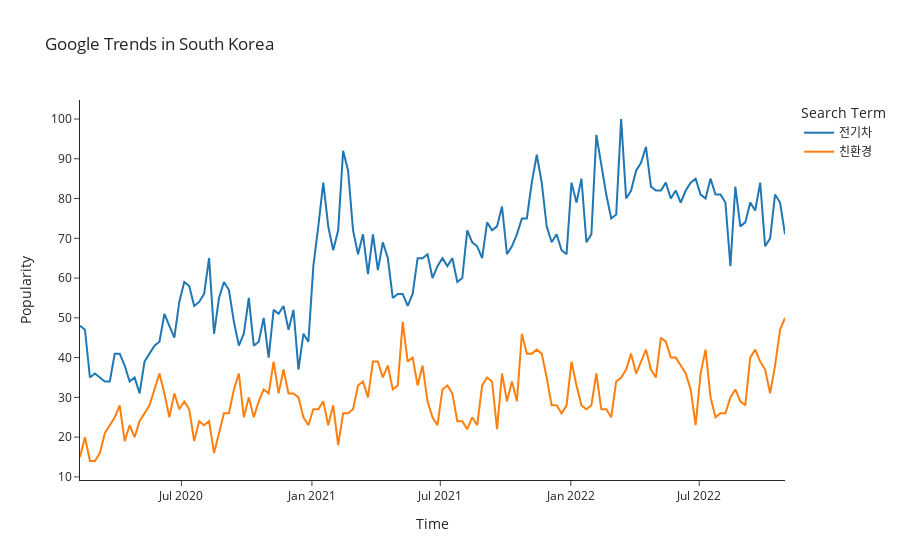

Notebook source saved alongside this figure:
### Code cell
pytrends = TrendReq(hl='ko', tz=540)

kw_list = ["전기차", "친환경"]

pytrends.build_payload(kw_list, cat=0, timeframe="2020-02-05 2022-11-01", geo="KR")
google = pytrends.interest_over_time()
google = google.reset_index()

fig = px.line(google, x="date", y=kw_list,
              title="Google Trends in South Korea",
             labels={
                 "variable" : "Search Term", "date" : "Time", "value" : "Popularity"
             }, template = 'simple_white')

fig.show()

### Figure 1 — Plotly figure (JSON) as saved in the notebook; plotly's stock layout.template omitted (floating-point values rounded to 4 significant figures; data arrays with more than 128 entries replaced by an {"elided": "..."} marker saying what was removed)
{"data": [{"hovertemplate": "Search Term=전기차<br>Time=%{x}<br>Popularity=%{y}<extra></extra>", "legendgroup": "전기차", "line": {"color": "#1F77B4", "dash": "solid"}, "marker": {"symbol": "circle"}, "mode": "lines", "name": "전기차", "orientation": "v", "showlegend": true, "type": "scatter", "x": {"elided": "143 str values"}, "xaxis": "x", "y": {"elided": "143 int values"}, "yaxis": "y"}, {"hovertemplate": "Search Term=친환경<br>Time=%{x}<br>Popularity=%{y}<extra></extra>", "legendgroup": "친환경", "line": {"color": "#FF7F0E", "dash": "solid"}, "marker": {"symbol": "circle"}, "mode": "lines", "name": "친환경", "orientation": "v", "showlegend": true, "type": "scatter", "x": {"elided": "143 str values"}, "xaxis": "x", "y": {"elided": "143 int values"}, "yaxis": "y"}], "layout": {"legend": {"title": {"text": "Search Term"}, "tracegroupgap": 0}, "title": {"text": "Google Trends in South Korea"}, "xaxis": {"anchor": "y", "domain": [0, 1], "title": {"text": "Time"}}, "yaxis": {"anchor": "x", "domain": [0, 1], "title": {"text": "Popularity"}}}}
